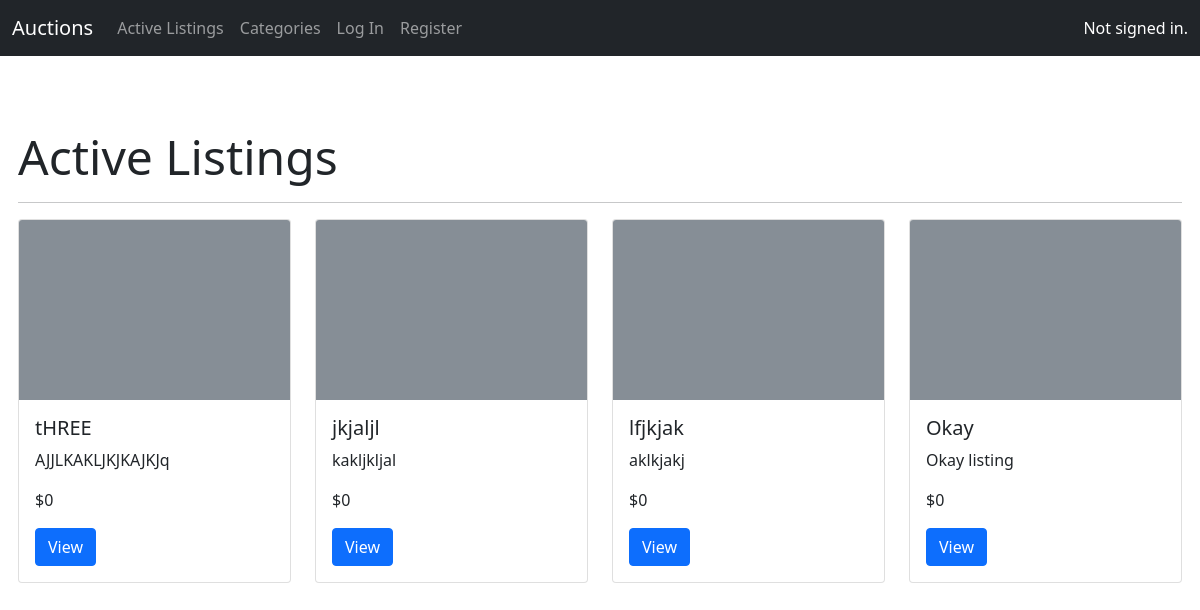
Before: / with the older database file.
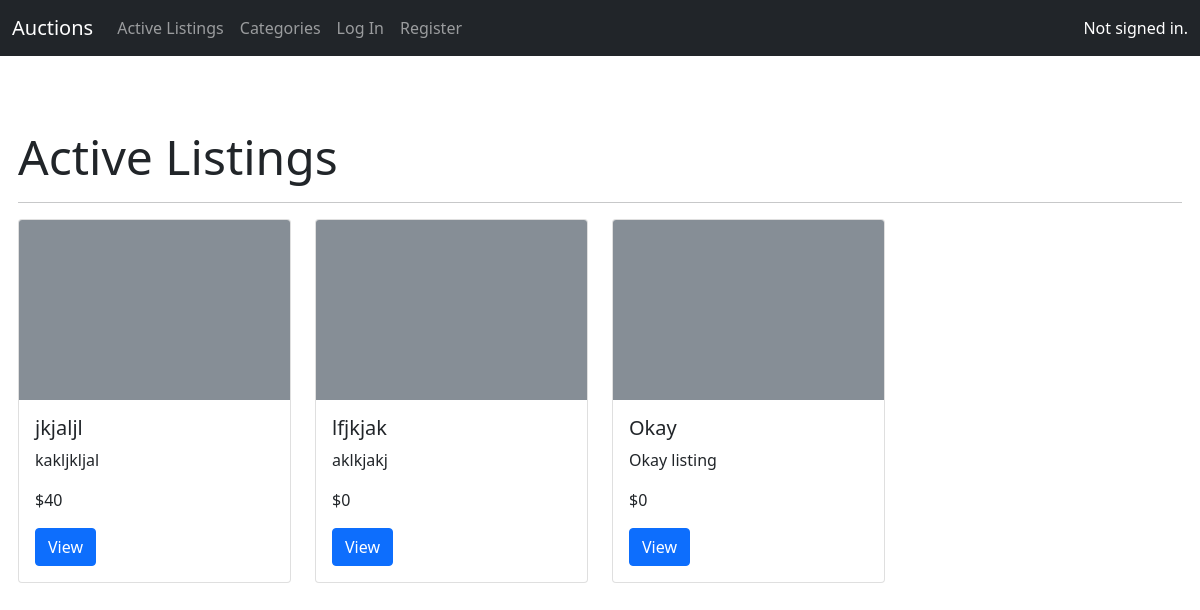
After: the same page with the newer database file.
### auctions/models.py (models this page shows, shortened)
class AuctionListing(models.Model):
    title = models.CharField(max_length=64)
    description = models.TextField()
    starting_bid = models.IntegerField()
    current_price = models.ForeignKey('Bid', on_delete=models.CASCADE, related_name="listings")
    image = models.URLField(blank=True)
    category = models.CharField(max_length=64, blank=True)
    seller = models.ForeignKey(User, on_delete=models.CASCADE, related_name="listings")
    comments = models.ManyToManyField('Comment', blank=True, related_name="listings")
    active = models.BooleanField(default=True)
    watchlist = models.ManyToManyField(User, blank=True, related_name="watchlist")

class Bid(models.Model):
    bid = models.IntegerField()
    bidder = models.ForeignKey(User, on_delete=models.CASCADE, related_name="bids", null=True)

### auctions/views.py (the view)
# urls.py: path("", views.index, name="index"),
def index(request):
    auction_listings = AuctionListing.objects.filter(active=True)
    return render(request, "auctions/index.html", {
        "auction_listings": auction_listings
    })

### auctions/templates/auctions/index.html
{% extends "auctions/layout.html" %}
{% block body %}
    <p class="display-5">Active Listings</p>
    <hr>
    <div class="row  row-cols-1 row-cols-md-4 g-4">
        {% for listing in auction_listings %}
            <div class="col">
                <div class="card">
                    <svg class="bd-placeholder-img card-img-top" width="100%" height="180" xmlns="http://www.w3.org/2000/svg" role="img" aria-label="Placeholder: Image cap" preserveAspectRatio="xMidYMid slice" focusable="false"><title>Placeholder</title><rect width="100%" height="100%" fill="#868e96"/><text x="50%" y="50%" fill="#dee2e6" dy=".3em">{{ listing.image }}</text></svg>
                    <div class="card-body">
                    <h5 class="card-title">{{ listing.title }}</h5>
                    <p class="card-text">{{ listing.description }}</p>
                    <p class="card-text">${{ listing.current_price.bid }}</p>
                    <a href="{% url 'listing' listing.id %}" class="btn btn-primary">View</a>
                    </div>
                </div>
            </div>
        {% empty %}
            <p>No active listings.</p>
        {% endfor %}
    </div>
{% endblock %}

Changed rows visible on the page:
no longer on this page (row edited): AuctionListing: title "tHREE", description "AJJLKAKLJKJKAJKJq", current_price.bid "0"
changed AuctionListing "jkjaljl": current_price.bid "0" → "40"
